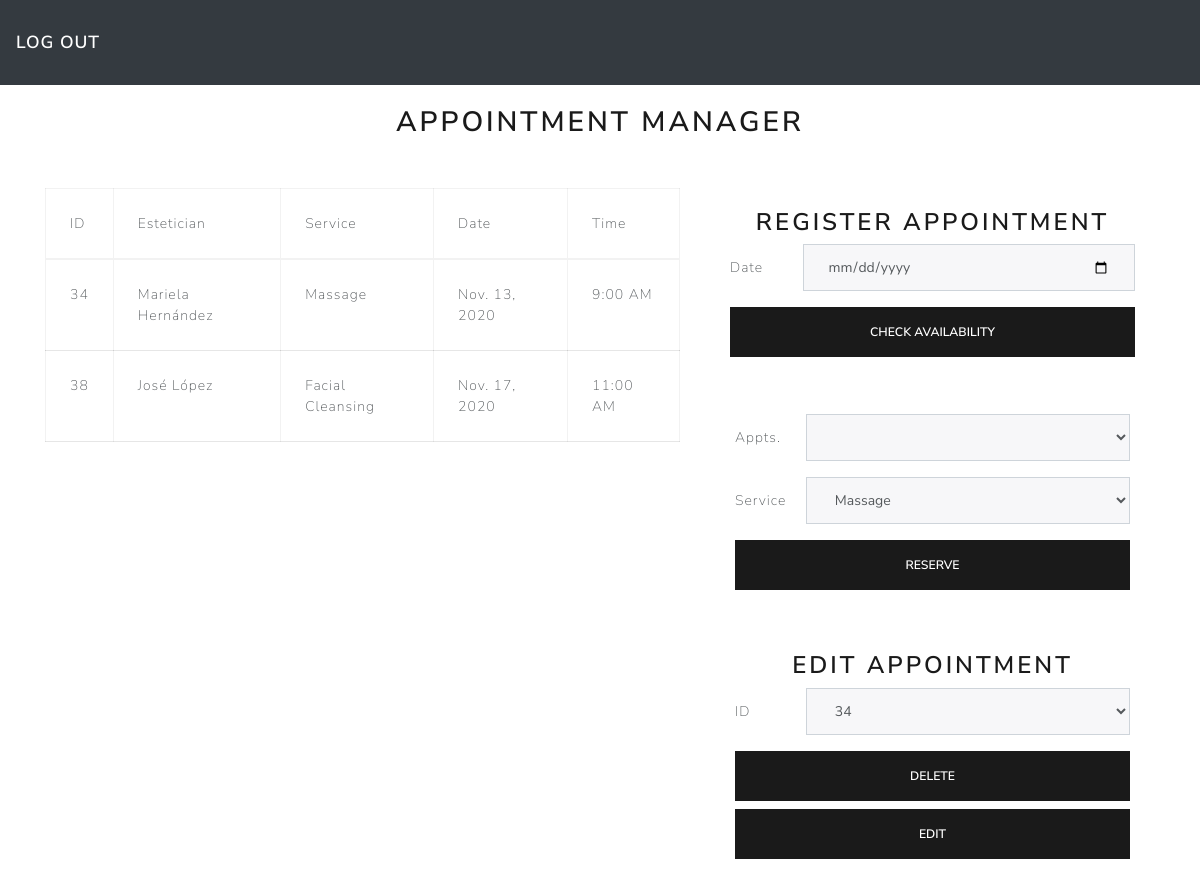
/appointments/ (signed in), run on the app's committed database.
### appointments/models.py (models this page shows)
class Appointment(models.Model):
    id = models.AutoField(primary_key=True)
    user_id = models.ForeignKey(User, on_delete=models.CASCADE)
    estetician = models.CharField(max_length=25, choices=ESTETICIANS)
    service = models.CharField(max_length=25, choices=SERVICES)
    date = models.DateField()
    time = models.CharField(max_length=10, choices=TIME)

### appointments/views.py (the view, shortened to what this page needs)
# urls.py: path('appointments/', views.appointments, name='appointments'),
def appointments(request):
    appointments_usr  = get_appointments(request)
    appointments_list = []
    error = {}
    if request.method=='POST' and 'check_btn' in request.POST:
        form = AppointmentForm()
        try:
            request.session['date'] = request.POST['date']
            appointments_by_date = get_appointments_by_date_and_user(request)
            temp_TIME = TIME.copy()
            for i in appointments_by_date:
                if i in temp_TIME:
                    temp_TIME.remove(i)
            appointments_list = []
            for i in temp_TIME:
                appointments_list.append(f'{i[0]} with {i[1]}')
            return render(request, 'appointments.html', {'form': form ,'appointment_list': appointments_list,  'appointments_usr': appointments_usr})
        except:
            return render(request, 'appointments.html', {'form': form ,'appointment_list': appointments_list,  'appointments_usr': appointments_usr})
    elif request.method=='POST' and 'edit_btn' in request.POST:
        form = AppointmentForm()
        request.session['appointment_id'] = request.POST['appointment_id']
        return HttpResponseRedirect("../edit_appointment/")
    else:
        appointments_list = get_appointments(request)
        form = AppointmentForm()
        return render(request, 'appointments.html', {'form': form ,'appointments_usr': appointments_usr})

### appointments/forms.py
class AppointmentForm(forms.ModelForm):
    class Meta:
        model = Appointment
        fields = [
            'id',
            'user_id',
            'estetician',
            'service',
            'date',
            'time',
        ]

### appointments/views.py (called while the page is built)
def get_appointments(request):
    appointments_user = Appointment.objects.all().filter(user_id=request.session['user'])
    appointments_list = []
    for p in appointments_user:
        appointments_list.append({'id': p.id,'estetician': p.estetician,'service': p.service, 'date': p.date, 'time': p.time})
    return appointments_list

### appointments/templates/appointments.html (shortened to what this page needs)
<!DOCTYPE html>
<html lang="en">
  <head>
    <link rel="stylesheet" href="https://bootswatch.com/4/lux/bootstrap.min.css">
  </head>
  <body background="https://www.elementsspacr.com/wp-content/uploads/2017/08/spa-elements.jpg">
    <nav class="navbar navbar-expand-lg navbar-dark bg-dark">
      <a class="navbar-brand" href="../home">Log Out</a>
    </nav>
<center><h2>Appointment Manager</h2></center>
<div class="container mt-5">
  <div class="row">
    <div class="col-md-7">
      <table class="table table-bordered" style="background-color: white">
        <thead>
          <tr>
            <td>ID</td>
            <td>Estetician</td>
            <td>Service</td>
            <td>Date</td>
            <td>Time</td>
          </tr>
        </thead>
        <tbody>
          {% for appointment in appointments_usr %}
            <tr>
              <td> {{appointment.id}}</td>
              <td> {{appointment.estetician}}</td>
              <td> {{appointment.service}}</td>
              <td> {{appointment.date}}</td>
              <td> {{appointment.time}}</td>
            <tr>
          {% endfor %}
        </tbody>
      </table>
    </div>
    <div class="col-md-5">
      <div class="card-body">
        <form action="../appointments/" method="POST">
          <center><h3>Register Appointment</h3></center>
          <div class="form-group row">
            <label for="id_date" class="col-2 col-form-label">Date</label>
            <div class="col-10">
              <input class="form-control" type="date" id="id_date" name="date">
            </div>
          </div>
          <center>
            <button type="submit" class="btn btn-primary btn-block" name="check_btn" >Check Availability</button>
          </center>
        </form>
        <div class="row" >
          <div class="card-body">
            <form action="../appointments/" method="POST">
              <div class="form-group row">
                <label for="id_appointments" class="col-2 col-form-label">Appts.</label>
                <div class="col-10">
                  <select class="form-control" id="id_appointments" name="appointments" >
                  </select>
                </div>
              </div>
              <div class="form-group row">
                <label for="id_service" class="col-2 col-form-label">Service</label>
                <div class="col-10">
                  <select class="form-control" id="id_service" name="service" >
                    <option>Massage</option>
                  </select>
                </div>
              </div>
              <button type="submit" class="btn btn-primary btn-block"  name="reserve_btn" > Reserve</button>
            </form>
          </div>
        </div>
        <div class="row" >
          <div class="card-body">
            <form action="../appointments/" method="POST">
              <center><h3>Edit Appointment</h3></center>
              <div class="form-group row">
                <label for="id_service" class="col-2 col-form-label">ID</label>
                <div class="col-10">
                  <select class="form-control" id="id_id" name="appointment_id" >
                    {% for p in appointments_usr %}
                      <option>{{p.id}}</option>
                    {% endfor %}
                  </select>
                </div>
              </div>
              <button type="submit" class="btn btn-primary btn-block"  name="delete_btn" > Delete</button>
              <button type="submit" class="btn btn-primary btn-block" name="edit_btn" > Edit </button>
            </form>
          </div>
        </div>
      </div>
    </div>
  </div>
</div>
</body>
</html>

### data on the page
Appointment: estetician "Mariela Hernández", service "Massage", date "Nov. 13, 2020", time "9:00 AM"
Appointment: estetician "José López", service "Facial Cleansing", date "Nov. 17, 2020", time "11:00 AM"

### other printed values
{{ appointment.id }} "34" "38"
form field appointment_id "34"
